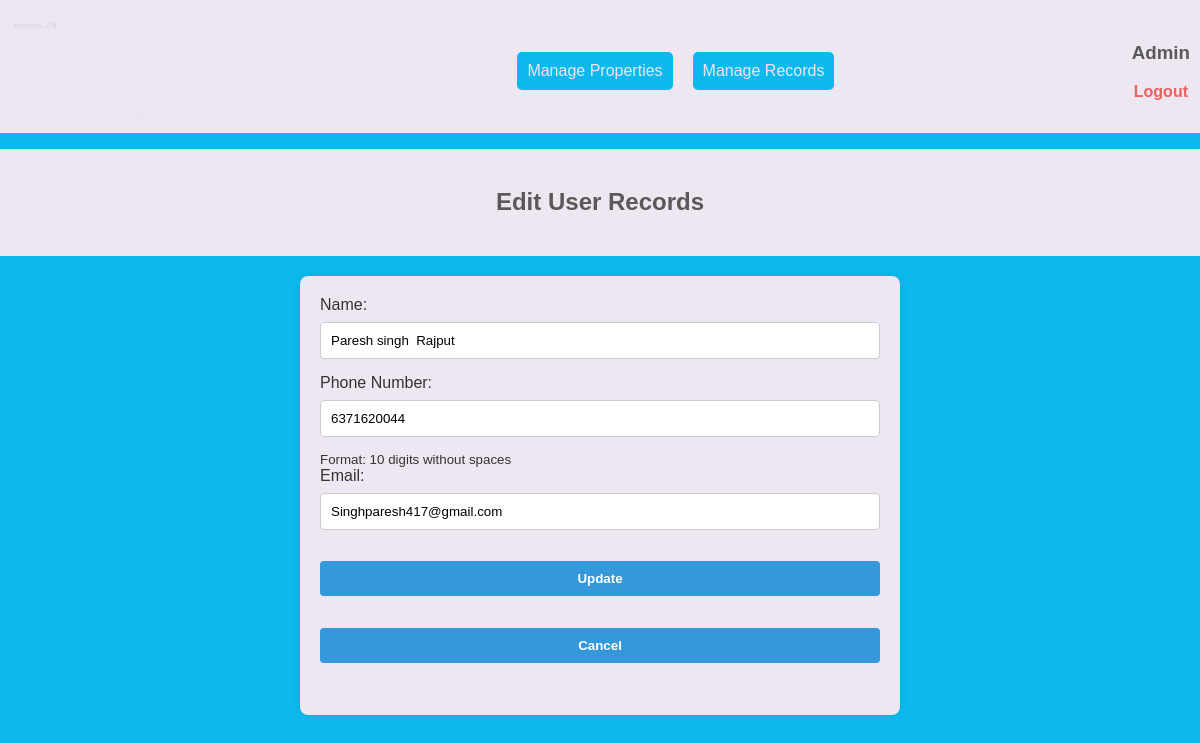
Page /adminPages/editRecord.php?id=1 on the committed database.
### tables this page shows
CREATE TABLE `registration` (
  `id` int(10) NOT NULL,
  `name` varchar(255) NOT NULL,
  `email` varchar(255) NOT NULL,
  `phone` varchar(255) NOT NULL,
  `password` varchar(255) NOT NULL
);

### adminPages/editRecord.php (the view, shortened to what this page needs)
<?php
include 'adminNav.php';
$regId = $_GET['id'];
$query = "select * from registration where id={$regId}";
      $query_run = mysqli_query($con,$query);
       $row = mysqli_fetch_array($query_run);
?>
<link rel="stylesheet" href="CSS/editRecord.css">
<div class="property-heading">
    <h2>Edit User Records</h2>
  </div>
  <main>
  <form id="myForm" onsubmit=""  method="POST">
    <label for="name">Name:</label>
    <input type="text" id="name" name="name" value="<?php echo $row['name'] ;?>" required>
    <label for="phone">Phone Number:</label>
    <input type="tel" id="phone" name="phone" value="<?php echo $row['phone'] ;?>" pattern="[0-9]{10}" required>
    <small>Format: 10 digits without spaces</small>
    <label for="email">Email:</label>
    <input type="email" id="email" name="email"  value="<?php echo $row['email'] ;?>" required>
    <button type="submit" name="Update" onclick="validateForm()"><b>Update</b></button>
    <button type="submit" name="Cancel"><b>Cancel</b></button>
  </form>
  </main>

### adminPages/css/adminNav.css (style rules this page uses)
body { margin: 0; font-family: Arial, sans-serif; background-color: #0CB9ED; color: #FFF; }

### adminPages/css/editRecord.css (style rules this page uses)
.property-heading { text-align: center; padding: 20px; background-color: #EEE7F2; color: #595959; margin-top: 1pc; }
main { max-width: 600px; margin: 20px auto; background-color: #EEE7F2; color: #333; padding: 20px; border-radius: 8px; box-shadow: 0 0 10px rgba(0, 0, 0, 0.1); box-sizing: border-box; }
form { display: flex; flex-direction: column; }
label { margin-bottom: 8px; }
input { padding: 10px; margin-bottom: 15px; border: 1px solid #ccc; border-radius: 4px; box-sizing: border-box; width: 100%; }
button { padding: 10px; background-color: #3498db; color: #fff; border: none; border-radius: 4px; cursor: pointer; margin-top:1pc ; margin-bottom:1pc ; }

### rows in the picture
registration: name "Paresh singh Rajput", phone "6371620044", email "Singhparesh417@gmail.com"
